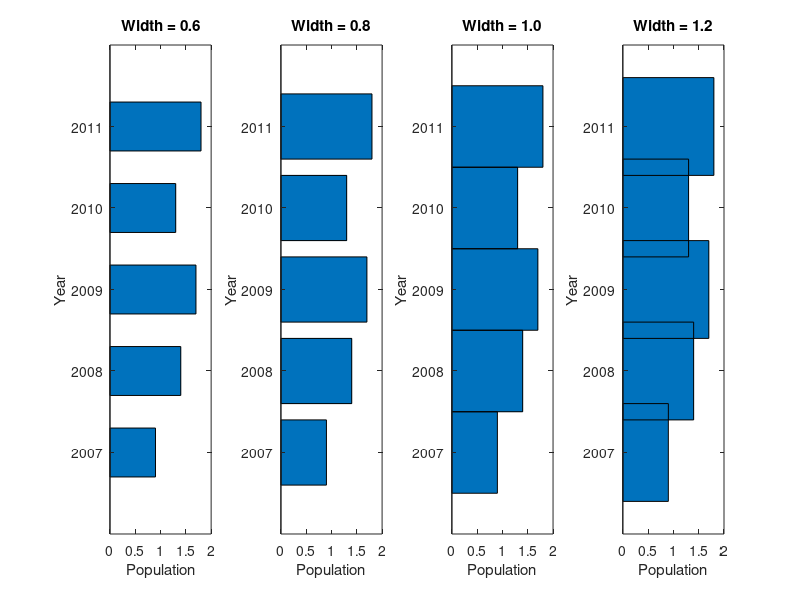

Recreate this plot in MATLAB.
% Subplot to show varying bar widths
 
year = 2007:2011;
pop = [0.9  1.4  1.7  1.3  1.8];
 
for i = 1:4
    subplot(1,4,i)
    % width will be 0.6, 0.8, 1, 1.2
    barh(year,pop,0.4+i*.2)
    title(sprintf('Width = %.1f',0.4+i*.2))
    xlabel('Population')
    ylabel('Year')
end
